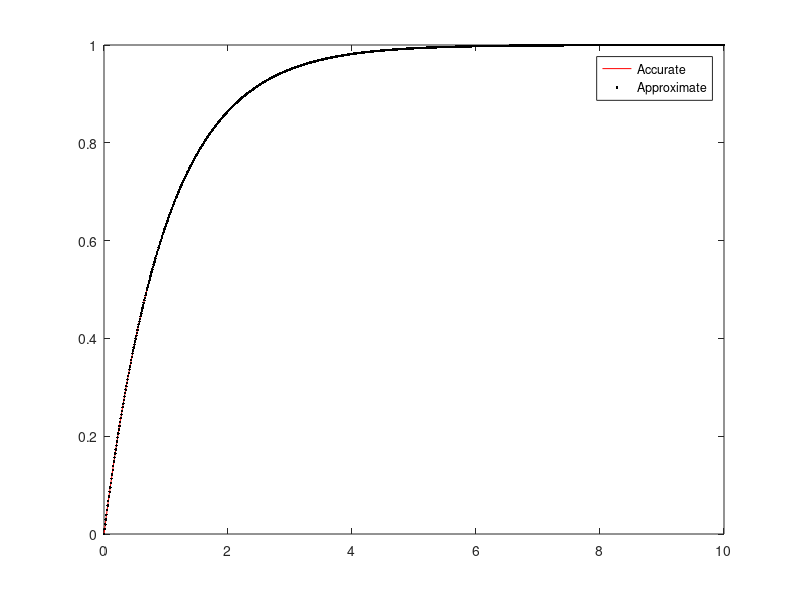

MATLAB code to generate this figure:
function  test_incom_gamma_approx()
clc;close all;clear all;
a = 1;
x = 0:0.01:10;
F_acc =  gammainc(x,a);
F_appr = 1 - exp(-x).* expo_partial(a,x);

plot(x,F_acc,'-r',x,F_appr,'.k');

legend({'Accurate','Approximate'})
end

function y = expo_partial(n,x)
y= zeros(1,numel(x));
for i = 0:n-1
    term = x.^i/factorial(i);
    y = y + term;
end
end